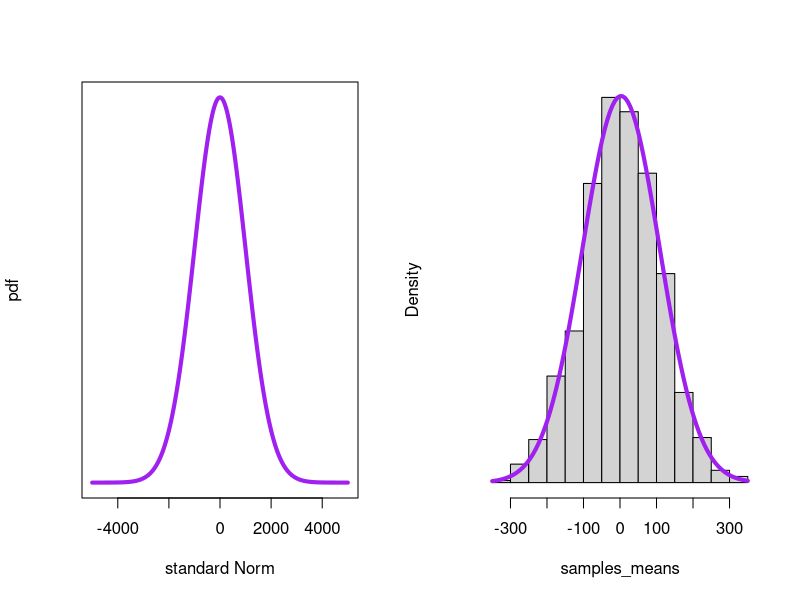

Recreate this plot in R.
set.seed(2)
CentralLimit <- function(n){
    means_of_samples <<-numeric()
    for (i in 1:n){
        means_of_samples <- c(means_of_samples,mean(rnorm(sampsize,mean,sd)))
    }
    samples_means <<- means_of_samples
    sd(samples_means)
}
sampsize <- 100
mean <- 0
sd <- 1000
CentralLimit(1000)
head(samples_means)
x   <- seq(-(5*sd),(5*sd),length=1000)
y   <- dnorm(x,mean, sd)
par(mfrow=c(1,2))
plot(x,y, type="l",ylab="pdf",xlab="standard Norm",col="purple",lwd=4,yaxt="n")
hist(samples_means,freq = F,yaxt="n",main = "")
x <- seq(-(sd(samples_means)),(sd(samples_means)),length=1000)
curve(dnorm(x,mean=mean(samples_means),
            sd=sd(samples_means)),col="purple",lwd=4,add=T,yaxt="n")